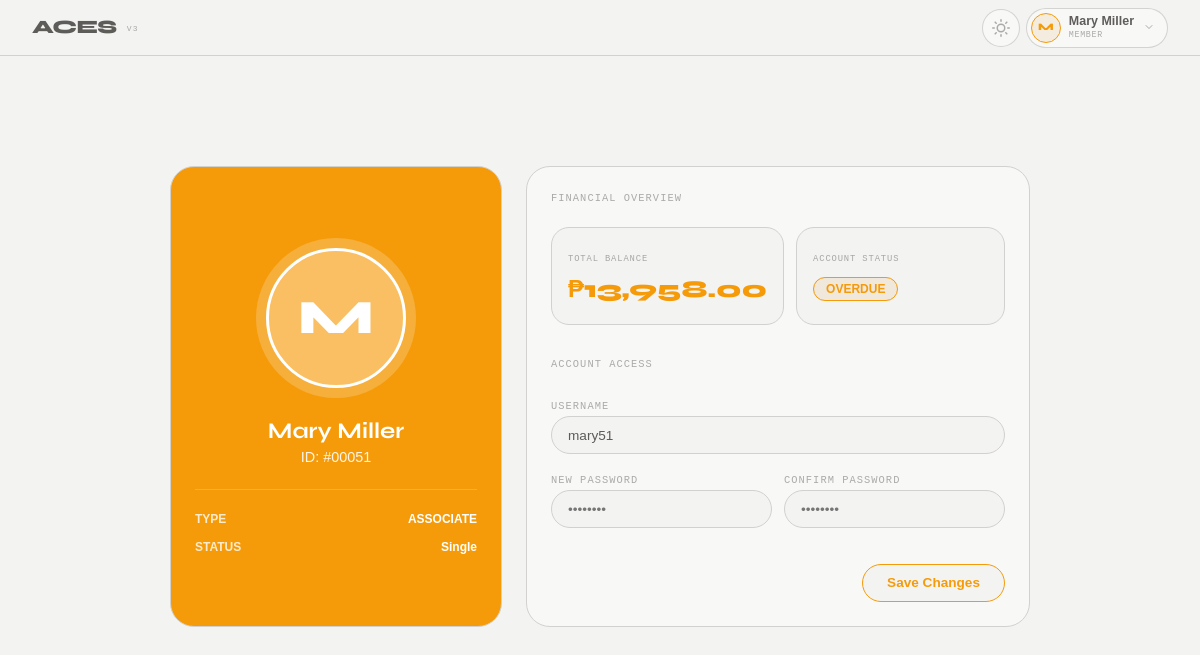
Screenshot of /index.php (signed in) with the database file from the repository.
### tables this page shows
CREATE TABLE `members` (
  `id` int(11) NOT NULL,
  `member_id` int(11) DEFAULT NULL,
  `membership_type` varchar(50) DEFAULT NULL,
  `username` varchar(50) DEFAULT NULL,
  `password` varchar(255) DEFAULT NULL,
  `first_name` varchar(100) DEFAULT NULL,
  `middle_name` varchar(100) DEFAULT NULL,
  `last_name` varchar(100) DEFAULT NULL,
  `email` varchar(150) DEFAULT NULL,
  `profile_picture` varchar(255) DEFAULT NULL,
  `prefix` varchar(20) DEFAULT NULL,
  `suffix` varchar(20) DEFAULT NULL,
  `birthdate` date DEFAULT NULL,
  `death_date` date DEFAULT NULL,
  `approval_date` datetime DEFAULT NULL,
  `balance` decimal(10,2) DEFAULT 0.00,
  `is_mgs` tinyint(1) DEFAULT 0,
  `remarks` text DEFAULT NULL,
  `role_id` int(11) DEFAULT NULL,
  `phone_number` varchar(20) DEFAULT NULL,
  `telephone_number` varchar(20) DEFAULT NULL,
  `civil_status` varchar(20) DEFAULT NULL,
  `address` text DEFAULT NULL,
  `status` enum('Active','Deceased','Delisted','On-Hold','Overdue','Under Litigation') NOT NULL DEFAULT 'Active',
  `phone_number_2` varchar(255) DEFAULT NULL,
  `telephone_number_2` varchar(255) DEFAULT NULL
);

### views/auth/member/profile.php (the view, shortened to what this page needs)
<?php
$memberId = $_SESSION['member_id'] ?? 0;
$stmt = $db->prepare("SELECT * FROM members WHERE id = ?");
$stmt->execute([$memberId]);
$m = $stmt->fetch(PDO::FETCH_ASSOC);
$initial  = strtoupper(substr($m['first_name'] ?? 'U', 0, 1));
$fullName = htmlspecialchars(trim(($m['first_name'] ?? '') . ' ' . ($m['last_name'] ?? '')));
$memberIdDisplay = str_pad($m['id'] ?? 0, 5, '0', STR_PAD_LEFT);
?>
<div class="l-container" style="padding-top: 110px; padding-bottom: 60px;">
    <main class="l-settings-wrapper">
        <div class="c-settings-grid">
            <div class="c-bento-card c-bento-card--avatar" style="color: white;">
                <div class="c-avatar-wrapper">
                    <div class="c-avatar-img c-avatar-placeholder" style="display: flex; background: rgba(255,255,255,0.2); font-family: var(--font-heading); font-size: 3rem; font-weight: 800; color: white; border: 3px solid white;">
                        <?= $initial ?>
                    </div>
                </div>
                <h2 class="c-avatar-name" style="color: white;"><?= $fullName ?></h2>
                <p class="c-avatar-id" style="color: white; opacity: 0.9;">ID: #<?= $memberIdDisplay ?></p>
                <div style="width: 100%; height: 1px; background: rgba(255,255,255,0.2); margin: 20px 0;"></div>
                <div style="width: 100%; display: flex; flex-direction: column; gap: 10px;">
                    <div style="display: flex; justify-content: space-between; font-size: 0.75rem;">
                        <span style="opacity: 0.8; font-weight: 700;">TYPE</span>
                        <span style="font-weight: 800;"><?= strtoupper($m['membership_type'] ?? 'REGULAR') ?></span>
                    </div>
                    <div style="display: flex; justify-content: space-between; font-size: 0.75rem;">
                        <span style="opacity: 0.8; font-weight: 700;">STATUS</span>
                        <span style="font-weight: 800;"><?= htmlspecialchars($m['civil_status'] ?? '—') ?></span>
                    </div>
                </div>
            </div>
            <div class="c-bento-card c-bento-card--details">
                <div class="c-settings-section" style="margin-bottom: 32px;">
                    <label class="c-settings-label">Financial Overview</label>
                    <div style="display: grid; grid-template-columns: 1fr 1fr; gap: 12px; margin-top: 8px;">
                        <div style="background: var(--bg); border: 1px solid var(--border); padding: 16px; border-radius: 18px;">
                            <span class="c-settings-label" style="font-size: 0.55rem;">Total Balance</span>
                            <div style="font-family: var(--font-heading); font-size: 1.5rem; font-weight: 800; color: var(--gold); margin-top: 4px;">
                                ₱<?= number_format($m['balance'] ?? 0, 2) ?>
                            </div>
                        </div>
                        <div style="background: var(--bg); border: 1px solid var(--border); padding: 16px; border-radius: 18px;">
                            <span class="c-settings-label" style="font-size: 0.55rem;">Account Status</span>
                            <div style="margin-top: 8px;">
                                <span style="background: var(--gold-dim); color: var(--gold); padding: 4px 12px; border-radius: 50px; font-size: 0.75rem; font-weight: 800; border: 1px solid var(--gold);">
                                    <?= strtoupper($m['status'] ?? 'ACTIVE') ?>
                                </span>
                            </div>
                        </div>
                    </div>
                </div>
                <form action="index.php?action=update_member_credentials" method="POST" class="c-settings-section">
                    <label class="c-settings-label">Account Access</label>
                    <div style="margin-top: 8px;">
                        <label class="c-settings-label">Username</label>
                        <input type="text" name="username" class="c-settings-input"
                            value="<?= htmlspecialchars($m['username'] ?? '') ?>" required>
                    </div>
                    <div style="display: grid; grid-template-columns: 1fr 1fr; gap: 12px;">
                        <div>
                            <label class="c-settings-label">New Password</label>
                            <input type="password" name="password" class="c-settings-input" placeholder="••••••••">
                        </div>
                        <div>
                            <label class="c-settings-label">Confirm Password</label>
                            <input type="password" name="confirm_password" class="c-settings-input" placeholder="••••••••">
                        </div>
                    </div>
                    <div style="display: flex; justify-content: flex-end; margin-top: 24px;">
                        <button type="submit" class="c-settings-submit">
                            Save Changes
                        </button>
                    </div>
                </form>
            </div>
        </div>
    </main>
</div>

### assets/css/variables.css (style rules this page uses)
:root { --bg: #f3f3f2; --surface: #f8f8f7; --raised: #f0ede8; --rim: #e0dcd5; --gold: #f59b0a; --gold-dim: rgba(217, 142, 22, 0.1); --text: #1c1a17b2; --t2: rgba(26, 25, 23, 0.6); --t3: rgba(26, 25, 23, 0.35); --border: rgba(211, 209, 207, 1.0); --border2: rgba(0, 0, 0, 0.15); --danger: #d93d3d; --ok: #27a858; --font-main: 'Poppins', sans-serif; --font-heading: 'Syne', sans-serif; --font-mono: 'IBM Plex Mono', monospace; --status-active: #10b981; --status-deceased: #4b5563; --status-delisted: #ef4444; --status-hold: #3b82f6; --status-overdue: #f59e0b; --status-litigation: #8b5cf6; }

### assets/css/main.css (style rules this page uses)
html { transition: background-color 0.3s ease, color 0.3s ease; }
body { background-color: var(--bg); color: var(--text); }
.l-container { width: 100%; max-width: 1280px; margin: 0 auto; }

### assets/css/profile.css (style rules this page uses)
.l-settings-wrapper { max-width: 900px; margin: 0 auto; padding: 0 20px; }
.c-settings-grid { display: flex; flex-wrap: wrap; gap: 24px; }
.c-bento-card { background: var(--surface); border: 1px solid var(--border); border-radius: 24px; padding: 24px; }
.c-bento-card--avatar { background: var(--gold); border: 1px solid var(--border); display: flex; flex-direction: column; align-items: center; justify-content: center; flex: 1 1 280px; }
.c-avatar-wrapper { position: relative; display: flex; justify-content: center; align-items: center; height: 160px; }
.c-avatar-img.c-avatar-placeholder { width: 140px; height: 140px; border-radius: 50%; display: flex; align-items: center; justify-content: center; z-index: 2; }
.c-avatar-name { margin-top: 16px; font-size: 1.4rem; font-weight: 700; font-family: var(--font-heading); }
.c-settings-label { font-family: var(--font-mono); font-size: 0.65rem; text-transform: uppercase; color: var(--t3); letter-spacing: 0.1em; }
.c-settings-input { padding: 8px 16px; height: 38px; border-radius: 50px; font-size: 0.85rem; background: var(--bg); border: 1px solid var(--border); color: var(--text); width: 100%; outline: none; }
.c-settings-submit { display: inline-flex; align-items: center; justify-content: center; height: 38px; padding: 0 24px; border-radius: 50px; border: none; font-size: 0.85rem; font-weight: 700; background: var(--bg); color: var(--gold); cursor: pointer; border: 1px solid var(--gold); transition: all 0.3s ease; }
.c-bento-card--details { display: flex; flex-direction: column; flex: 2 1 400px; }

### assets/css/settings.css (style rules this page uses)
.l-settings-wrapper { max-width: 900px; margin: 0 auto; padding: 0 20px; }
.c-settings-grid { display: flex; flex-wrap: wrap; gap: 24px; }
.c-bento-card { background: var(--surface); border: 1px solid var(--border); border-radius: 24px; padding: 24px; }
.c-bento-card--avatar { background: var(--gold); border: 1px solid var(--border); display: flex; flex-direction: column; align-items: center; justify-content: center; flex: 1 1 250px; }
.c-avatar-wrapper { position: relative; display: flex; justify-content: center; align-items: center; height: 160px; }
.c-avatar-wrapper::before { content: ''; position: absolute; top: 50%; left: 50%; transform: translate(-50%, -50%); width: 160px; height: 160px; background: #f7af3b; border-radius: 50%; z-index: 1; }
.c-avatar-placeholder { display: none; background: var(--border); width: 140px; height: 140px; border-radius: 50%; }
.c-avatar-img { width: 140px; height: 140px; border-radius: 50%; object-fit: cover; display: flex; align-items: center; border: 3px solid #ffffff; justify-content: center; }
.c-avatar-img, .c-avatar-placeholder { z-index: 2; }
.c-avatar-name { margin-top: 16px; font-size: 1.4rem; font-weight: 700; }
.c-avatar-id { font-size: 0.9rem; opacity: 0.8; }
.c-settings-section { display: flex; flex-direction: column; gap: 12px; }
.c-settings-label { font-family: var(--font-mono); font-size: 0.65rem; text-transform: uppercase; color: var(--t3); letter-spacing: 0.1em; }
.c-settings-input { padding: 8px 16px; height: 38px; box-sizing: border-box; border-radius: 50px; font-size: 0.85rem; background: var(--bg); border: 1px solid var(--border); color: var(--text); width: 100%; }
.c-settings-submit { display: inline-flex; align-items: center; justify-content: center; height: 38px; padding: 0 24px; border-radius: 50px; border: none; font-size: 0.85rem; font-weight: 700; background: var(--gold); color: var(--bg); cursor: pointer; transition: opacity 0.3s ease; }
.c-bento-card--details { display: flex; flex-direction: column; justify-content: space-between; flex: 2 1 400px; }

### rows the page displays
members: first_name "M", fullName "Mary Miller", id "00051", membership_type "ASSOCIATE", civil_status "Single", balance "13,958.00", status "OVERDUE", username "mary51"

### other values shown
$user['initials'] "M"
$user['name'] "Mary Miller"
$user['role'] "MEMBER"
